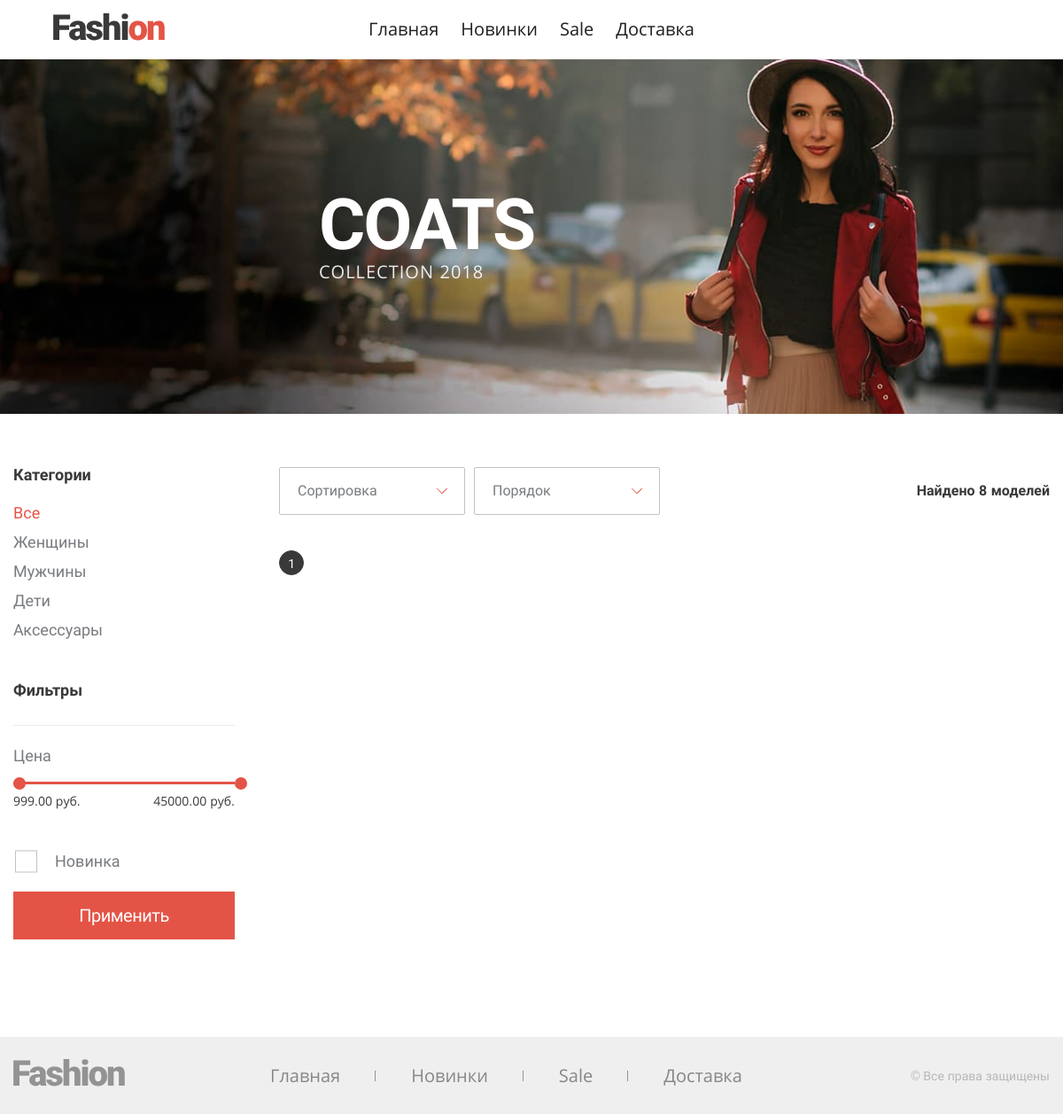
Page /sale/index.php on the committed database.
### tables this page shows
CREATE TABLE `categories` (
  `id` int NOT NULL,
  `title` varchar(50) NOT NULL,
  `value` varchar(50) NOT NULL
);

### helpers/bd.php (called while the page is built, shortened)
<?php
function getConnection() : object
{
    $bdHost = 'localhost';
    $bdLogin = 'root';
    $bdPassword = 'root';
    $bdName = 'prod';
    static $bd;
    if (empty($bd)) {
        $bd = mysqli_connect($bdHost, $bdLogin, $bdPassword, $bdName);
    }
    return $bd;
}
function getProducts() : array
{
    if (!isset($_SESSION['products']) && !isset($_GET['category'])) {
        $result = mysqli_query(getConnection(), "SELECT * FROM `products` WHERE `active` = 1");
        $products = mysqli_fetch_all($result, MYSQLI_ASSOC);
    }
    if (!empty($products)) {
        foreach ($products as $key => $product) {
            $id = $product['id'];
            $result = mysqli_query(getConnection(), "
                SELECT `c`.*
                FROM `categories` AS `c`, `products_categories`
                WHERE `products_id` = '$id' AND `categories_id` = `id`
            ");
            $products[$key]['categories'] = mysqli_fetch_all($result, MYSQLI_ASSOC);
        }
    }
    return $_SESSION['products'];
}
function getCategories() : array
{
    $result = mysqli_query(getConnection(), "
        SELECT * FROM `categories`
    ");
    $categories = mysqli_fetch_all($result, MYSQLI_ASSOC);
    return $categories;
}

### helpers/helper.php (called while the page is built, shortened)
<?php
function showHeader($menuList) {
    include $_SERVER['DOCUMENT_ROOT'] . '/templates/header.php';
}
function showFooter($menuList) {
    include $_SERVER['DOCUMENT_ROOT'] . '/templates/footer.php';
}
function showMenu (array $array, string $classUl)
{
    include $_SERVER['DOCUMENT_ROOT'] . '/templates/main_menu.php';
}
function declOfNum(int $number, array $titles): string
{
    $cases = [2, 0, 1, 1, 1, 2];
    return $titles[($number % 100 > 4 && $number % 100 < 20) ? 2 : $cases[($number % 10 < 5) ? $number % 10 : 5]];
}
function productsFilter($products) {
    return $products;
}

### lib/lib.php (called while the page is built, shortened)
<?php
$numberProductsPage = 9;

### sale/index.php (the view, shortened to what this page needs)
<?php
include $_SERVER['DOCUMENT_ROOT'] . '/helpers/start.php';
$productsList = [];
foreach (getProducts() as $product) {
    if ($product['sale'] == 1) {
        $productsList[] = $product;
    }
}
$minMax = array_column($productsList, 'price');
$minProd = min($minMax);
$maxProd = max($minMax);
$productsList = productsFilter($productsList);
$categoriesList = getCategories();
$shopPaginator = ceil(count($productsList) / $numberProductsPage);
?>
<main class="shop-page">
    <header class="intro">
        <div class="intro__wrapper">
            <h1 class=" intro__title">COATS</h1>
            <p class="intro__info">Collection 2018</p>
        </div>
    </header>
    <section class="shop container">
        <section class="shop__filter filter">
            <form id="formFilterProduct" action="/" enctype="multipart/form-data" method="GET">
                <div class="filter__wrapper">
                    <b class="filter__title">Категории</b>
                    <ul class="filter__list">
                        <li>
                            <a  class="<?= !isset($_GET['category']) ? 'filter__list-item active' : 'filter__list-item'?>"
                                href="<?=parse_url($_SERVER['REQUEST_URI'], PHP_URL_PATH) .
                                    (isset($_GET['minPrice']) || isset($_GET['maxPrice']) || isset($_GET['new']) || isset($_GET['sale']) ? '?' : '') .
                                    (isset($_GET['minPrice']) ? ('minPrice=' . $_GET['minPrice']) : '') .
                                    (isset($_GET['maxPrice']) ? ('&maxPrice=' . $_GET['maxPrice']) : '') .
                                    (isset($_GET['new']) ? ('&new=' . $_GET['new']) : '') .
                                    (isset($_GET['sale']) ? ('&sale=' . $_GET['sale']) : '')
                                ?>"> Все
                            </a>
                        </li>
                        <?php
                        foreach ($categoriesList as $category):?>
                        <li>
                            <a  class="<?= isset($_GET['category']) && $_GET['category'] == $category['value'] ? 'filter__list-item active' : 'filter__list-item'?>"
                                href="<?=parse_url($_SERVER['REQUEST_URI'], PHP_URL_PATH)?>?category=<?=$category['value'] .
                                    (isset($_GET['minPrice']) ? ('&minPrice=' . $_GET['minPrice']) : '') .
                                    (isset($_GET['maxPrice']) ? ('&maxPrice=' . $_GET['maxPrice']) : '') .
                                    (isset($_GET['new']) ? ('&new=' . $_GET['new']) : '') .
                                    (isset($_GET['sale']) ? ('&sale=' . $_GET['sale']) : '')
                                ?>"> <?=$category['title']?>
                            </a>
                        </li>
                        <?php endforeach; ?>
                    </ul>
                </div>
                <div class="filter__wrapper">
                    <b class="filter__title">Фильтры</b>
                    <div class="filter__range range">
                        <span class="range__info">Цена</span>
                        <div class="range__line" aria-label="Range Line"></div>
                        <div class="range__res">
                            <span class="range__res-item min-price" min=<?=$minProd?>><?= isset($_GET['minPrice']) ? $_GET['minPrice'] : $minProd?> руб.</span>
                            <span class="range__res-item max-price" max=<?=$maxProd?>><?= isset($_GET['maxPrice']) ? $_GET['maxPrice'] : $maxProd?> руб.</span>
                        </div>
                    </div>
                </div>
                <fieldset class="custom-form__group">
                    <label for="new" class="custom-form__checkbox-label custom-form__info" style="display: block;" >Новинка</label>
                </fieldset>
                <button class="button" type="submit" style="width: 100%">Применить</button>
            </form>
        </section>
        <div class="shop__wrapper">
            <section class="shop__sorting">
                <div class="shop__sorting-item custom-form__select-wrapper">
                    <select class="custom-form__select js-sort-flag" name="sortFlag">
                        <option value="0" hidden="">Сортировка</option>
                    </select>
                </div>
                <div class="shop__sorting-item custom-form__select-wrapper">
                    <select class="custom-form__select js-sort-order" name="sortOrder">
                        <option value="0" hidden="">Порядок</option>
                    </select>
                </div>
                <p class="shop__sorting-res">Найдено <span class="res-sort"><?=count($productsList)?></span> <?=declOfNum(count($productsList), ['модель', 'модели', 'моделей'])?></p>
            </section>
            <section class="shop__list">
            </section>
            <ul class="shop__paginator paginator">
                <?php
                    for ($i = 0; $i < $shopPaginator; $i++) {
                        renderTemplates($i, 'shopPaginator');
                    }
                ?>
            </ul>
        </div>
    </section>
</main>

### rows in the picture
categories: title "Женщины"
categories: title "Мужчины"
categories: title "Дети"
categories: title "Аксессуары"

### other values in the picture
$itemMenu['title'] "Главная"
$itemMenu['title'] "Новинки"
$itemMenu['title'] "Sale"
$itemMenu['title'] "Доставка"
$minProd "999.00"
$maxProd "45000.00"
count($productsList) "8"
declOfNum(count($productsList), ['модель', 'модели', 'моделей']) "моделей"
